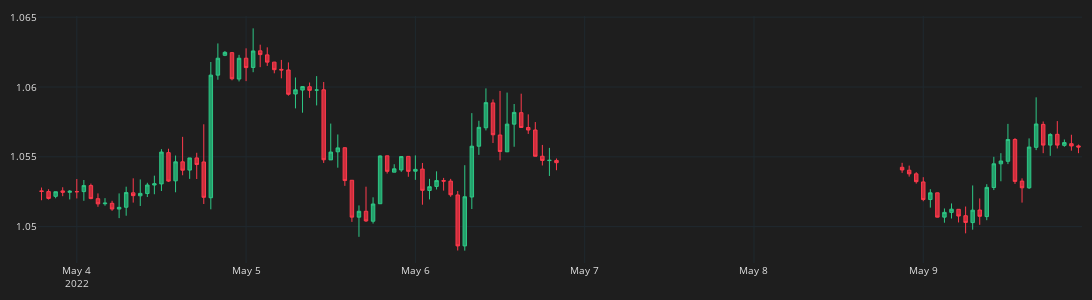

Write notebook code for a chart like this one.
### Code cell
fig = go.Figure()
fig.add_trace(go.Candlestick(
    x=df_plot.time, open=df_plot.mid_o, high=df_plot.mid_h, low=df_plot.mid_l, close=df_plot.mid_c,
    line=dict(width=1),opacity=1,
    increasing_fillcolor="#24A06B",
    decreasing_fillcolor="#CC2E3C",
    increasing_line_color="#2EC886",
    decreasing_line_color="#FF3A4C",
))
fig.add_trace(go.Scatter(x=df_plot.time, y=df_plot.MA_8,line=dict(color="#027FC3",width=2),line_shape='spline',name='MA_8'))
fig.update_layout(
    width=1200,
    height=300,
    margin=dict(t=10,r=10,b=10,l=10),
    font=dict(size=10, color="#e1e1e1"),
    paper_bgcolor="#1e1e1e",
    plot_bgcolor="#1e1e1e")
fig.update_xaxes(
    gridcolor="#1f292f",
    showgrid=True,
    fixedrange=True,
    rangeslider=dict(visible=False) 
)
fig.update_yaxes(
    gridcolor="#1f292f",
    showgrid=True,
    fixedrange=True,
)
fig.show()
